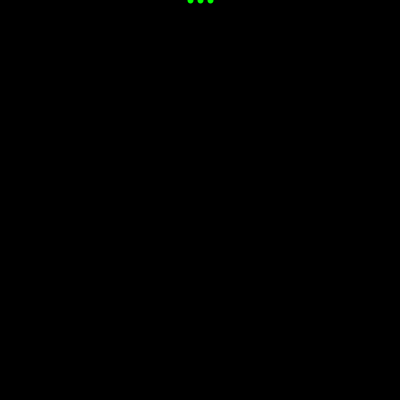
Frame 1 (no input)
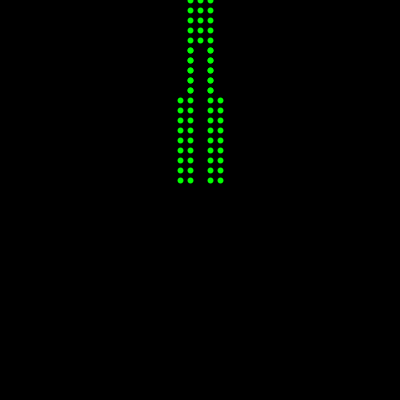
Frame 60 (the mouse pressed at the canvas centre just before this capture)
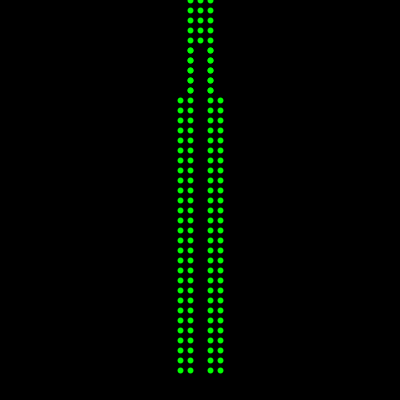
Frame 120 (the mouse held since frame 60 and released just before this capture)

The Processing sketch that drew these frames (run headless with seeded random() and noise(); from frame 60 on, the mouse is pressed at the canvas centre):

// Processing sketch: Challenge15
// ── Challenge15.pde
                       int yvalue;

void setup()
{
  size(400,400);
  background(0);          // black screen
  yvalue = 0;                // start at the top of the screen
  strokeWeight(6);        // fairly large point size
  stroke(0,255, 0);       // green pen
  frameRate(10);          // update at 10 frames per second
}

void draw()
{
  if(yvalue < 50)          // Are we in the top half of the screen?
  {
      point(200, yvalue);    // Yes? = draw one point
  }
  else                          // No?  = draw two points
  {
      point(190, yvalue);
      point(210, yvalue);
  }
{
  if(yvalue < 100)
  {
   point(190, yvalue);
   point(210, yvalue);
  }
  else
  {
    point(180, yvalue);
    point(220, yvalue); 
  } 
  
}
  yvalue = yvalue + 10;
  if (yvalue > 400)              // If we are at the bottom of the screen- wrap around
  {
    yvalue = 0;
    background(0);
  }
  
}
